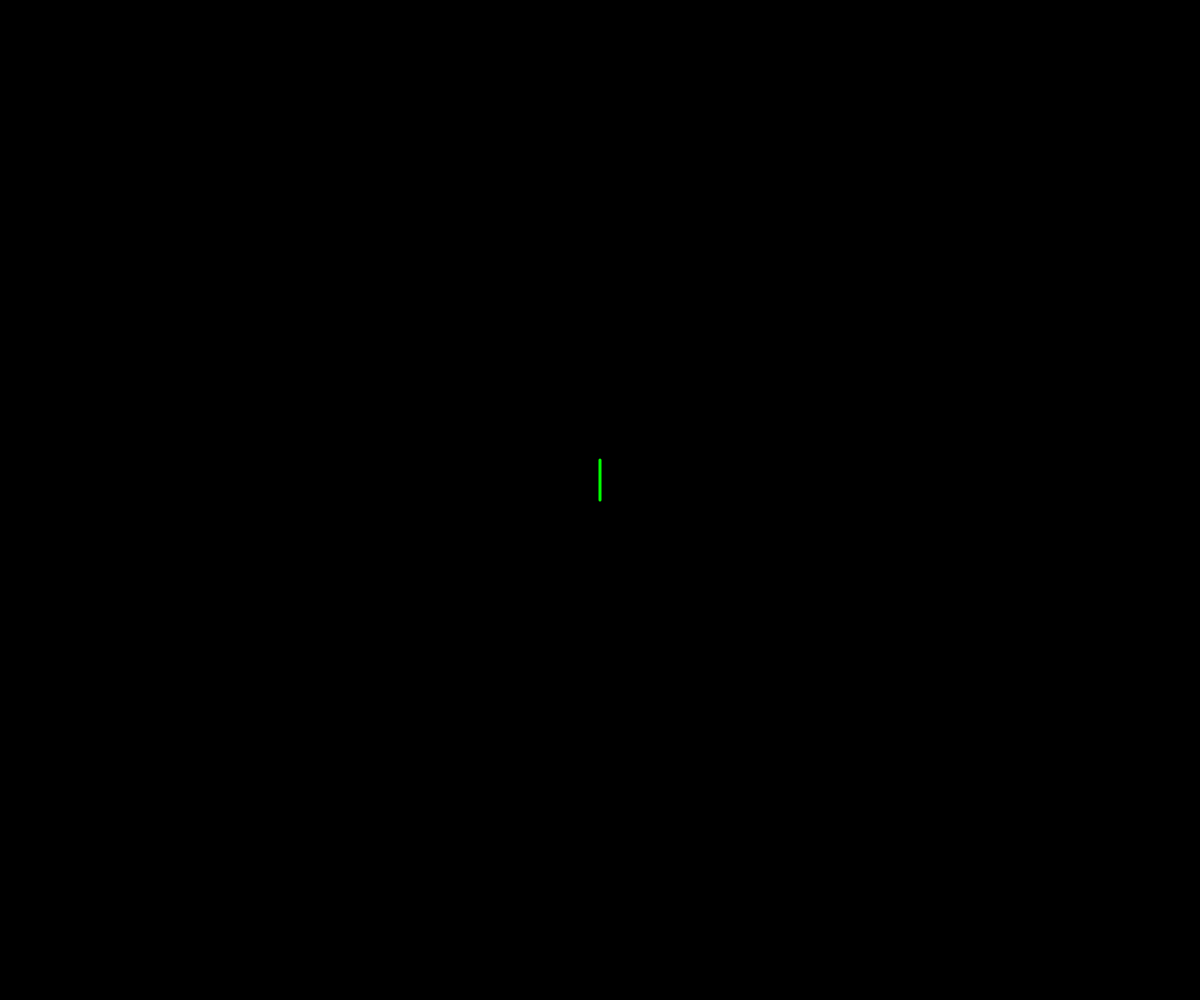
Frame 1 (no input)
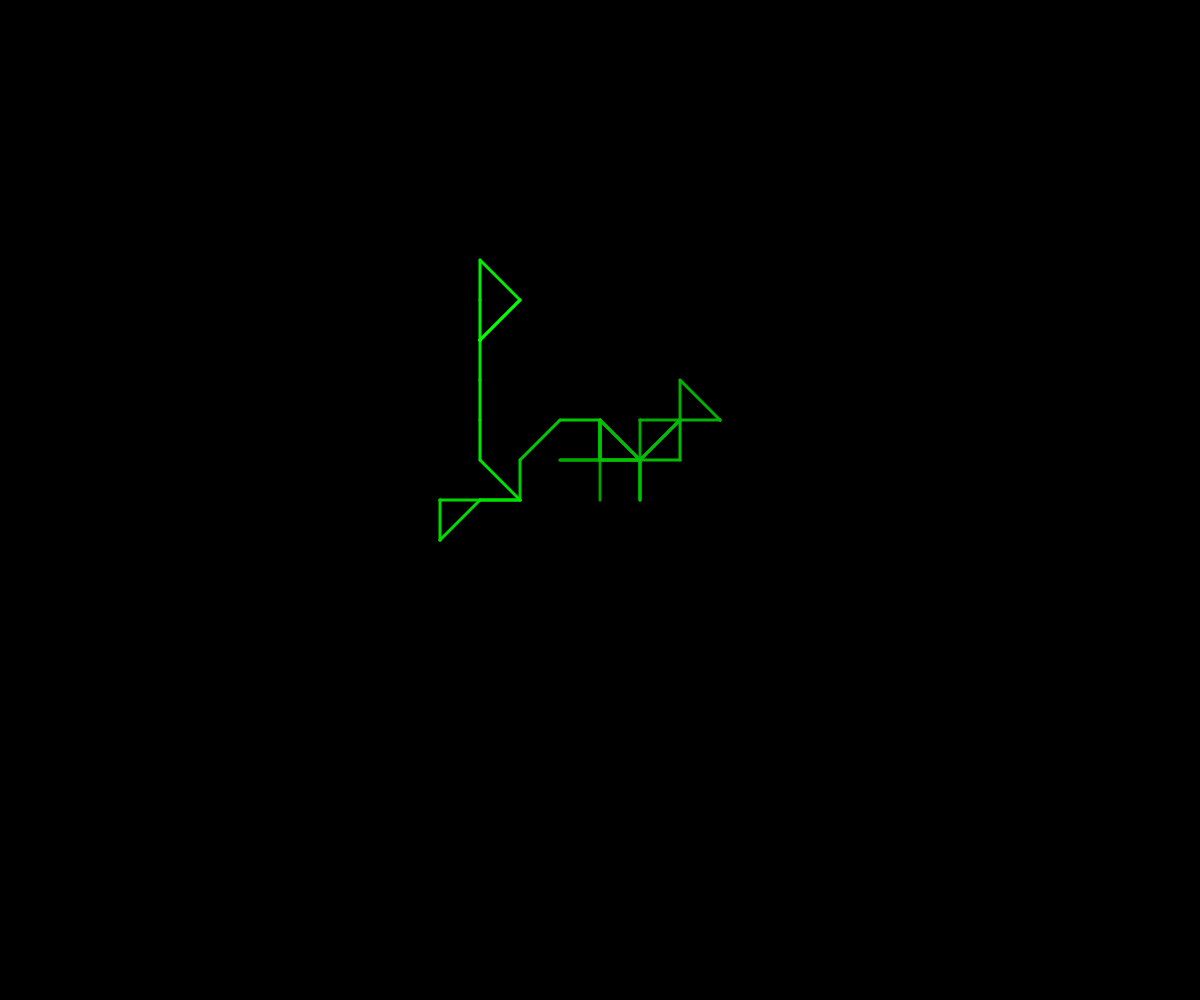
Frame 60 (no input)
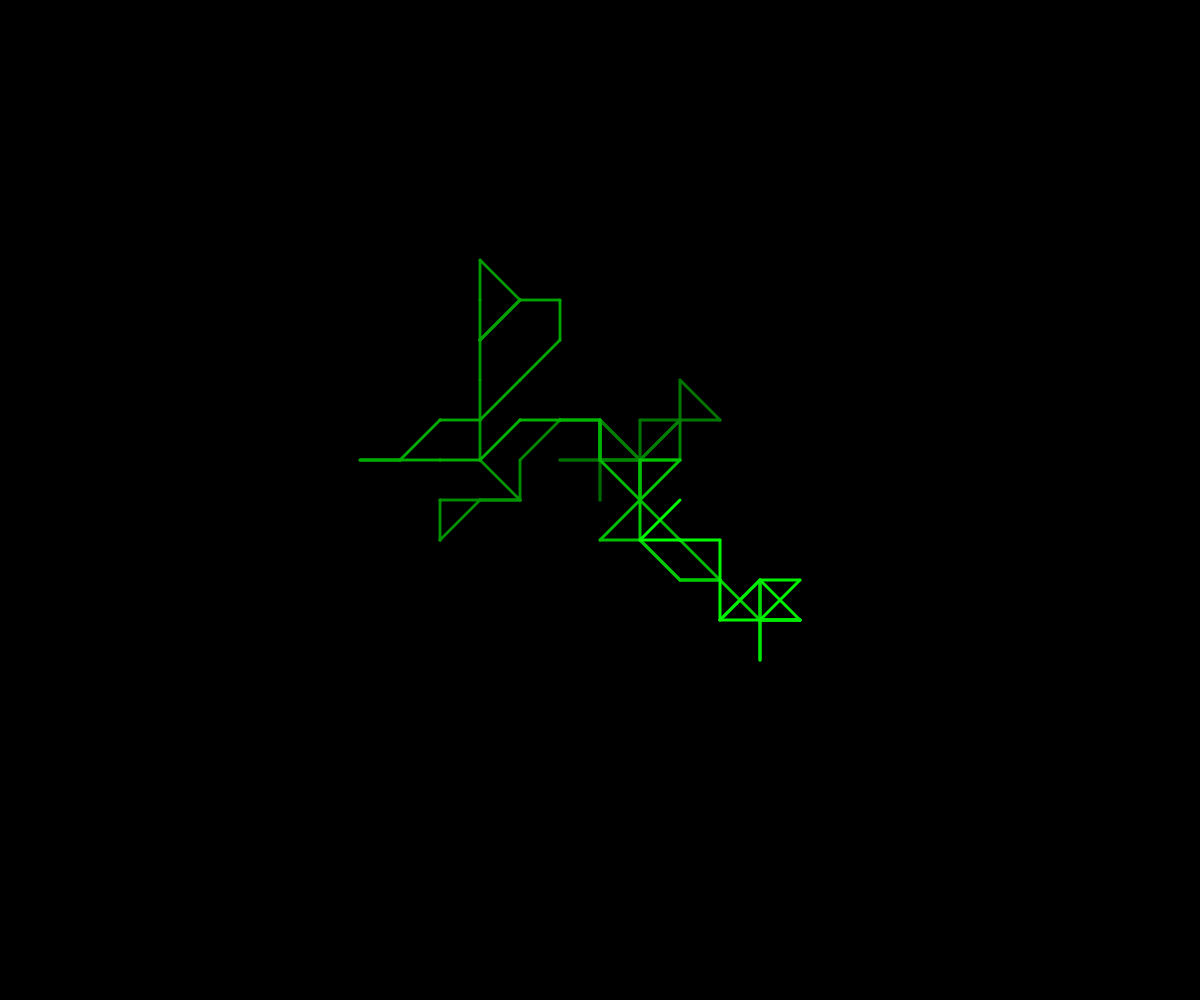
Frame 120 (the mouse pressed at the canvas centre since frame 60)

The p5.js sketch that drew these frames (run headless with seeded random() and noise() and a simulated clock; from frame 60 on, the mouse is pressed at the canvas centre):

// p5.js sketch
// ── sketch.js
var xpos_last;
var ypos_last;
var xpos;
var ypos;
var step = 40;

function setup() {
	createCanvas(windowWidth, windowHeight);
	xpos = windowWidth / 2;
	ypos = windowHeight / 2;
	background(0);

}

function draw() { // wird dauernd im loop aufgerufen
	background(0, 2);
	stroke(0,255,0);
	strokeWeight(3);
	//	point(xpos,ypos);
	xpos_last = xpos;
	ypos_last = ypos;

	xpos = xpos + (int(random(-2, 2)) * step);
	ypos = ypos + (int(random(-2, 2)) * step);
	line(xpos_last, ypos_last, xpos, ypos);
	if (xpos < 0 || xpos > windowWidth) {
		xpos = xpos_last;
	}
	if (ypos < 0 || ypos > windowWidth) {
		ypos = ypos_last;
	}
}
